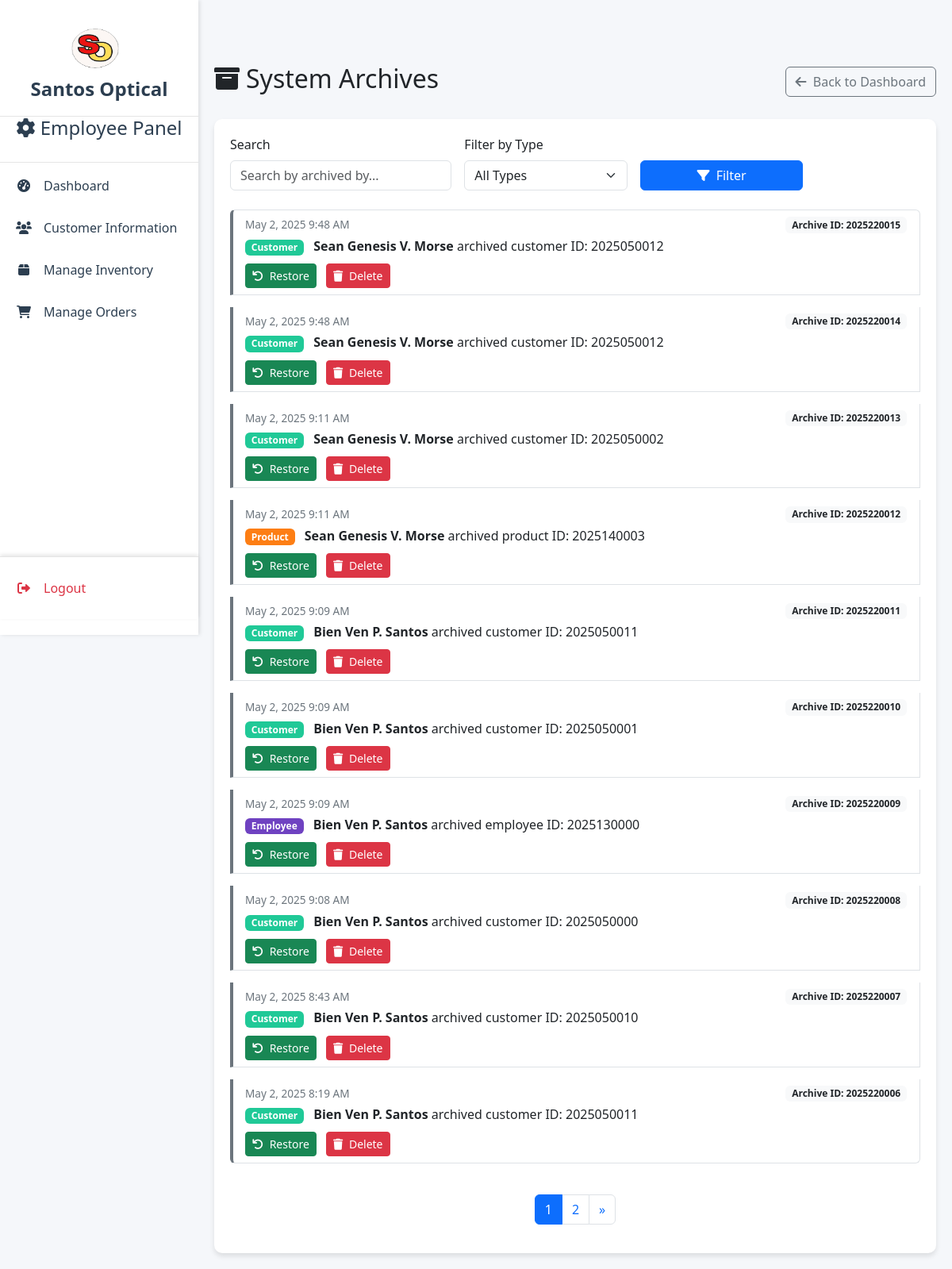
/archives.php (signed in), run on the app's committed database.
### tables this page shows
CREATE TABLE `archives` (
  `ArchiveID` int(10) NOT NULL,
  `TargetID` int(10) NOT NULL,
  `EmployeeID` int(10) NOT NULL,
  `TargetType` enum('product','employee','customer','order') NOT NULL,
  `ArchivedAt` timestamp NULL DEFAULT current_timestamp()
);

CREATE TABLE `employee` (
  `EmployeeID` int(10) NOT NULL,
  `EmployeeName` varchar(100) DEFAULT NULL,
  `EmployeePicture` varchar(255) DEFAULT NULL,
  `EmployeeEmail` varchar(100) DEFAULT NULL,
  `EmployeeNumber` varchar(11) DEFAULT NULL,
  `RoleID` int(10) DEFAULT NULL,
  `LoginName` varchar(50) DEFAULT NULL,
  `Password` varchar(255) DEFAULT NULL,
  `BranchCode` int(10) DEFAULT NULL,
  `Status` varchar(50) DEFAULT NULL,
  `Upd_by` varchar(50) DEFAULT NULL,
  `Upd_dt` timestamp NULL DEFAULT current_timestamp()
);

### archives.php (the view, shortened to what this page needs)
<?php
$logsPerPage = 10;
$currentPage = isset($_GET['page']) ? (int)$_GET['page'] : 1;
$offset = ($currentPage - 1) * $logsPerPage;
$query = "SELECT a.ArchiveID, a.TargetID, a.TargetType, a.ArchivedAt,
                 e.EmployeeName as ArchivedBy
          FROM archives a
          JOIN employee e ON a.EmployeeID = e.EmployeeID";
$where = [];
$params = [];
$types = '';
$conn = connect();
$totalQuery = "SELECT COUNT(*) as total FROM archives a" . (!empty($where) ? " WHERE " . implode(' AND ', $where) : "");
$stmt = $conn->prepare($totalQuery);
$stmt->execute();
$totalResult = $stmt->get_result();
$totalLogs = $totalResult->fetch_assoc()['total'];
$totalPages = ceil($totalLogs / $logsPerPage);
$query .= " ORDER BY a.ArchivedAt DESC LIMIT ? OFFSET ?";
$types .= 'ii';
$params[] = $logsPerPage;
$params[] = $offset;
$stmt = $conn->prepare($query);
$stmt->bind_param($types, ...$params);
$stmt->execute();
$archivesResult = $stmt->get_result();
?>
<!DOCTYPE html>
<html>
<head>
    <link href="https://cdn.jsdelivr.net/npm/bootstrap@5.3.3/dist/css/bootstrap.min.css" rel="stylesheet">
    <link rel="stylesheet" href="https://cdnjs.cloudflare.com/ajax/libs/font-awesome/6.0.0/css/all.min.css">
    <link rel="stylesheet" href="customCodes/custom.css">
</head>
<body>
    <?php include "sidebar.php"; ?>
    <div class="main-content">
        <div class="d-flex justify-content-between align-items-center mb-4">
            <h2><i class="fas fa-archive me-2"></i>System Archives</h2>
            <a href="Dashboard.php" class="btn btn-outline-secondary">
                <i class="fas fa-arrow-left me-1"></i> Back to Dashboard
            </a>
        </div>
        <div class="archives-container">
            <form method="get" action="archives.php" class="mb-4 filter-form">
                <div class="row g-3">
                    <div class="col-md-4">
                        <label for="search" class="form-label">Search</label>
                        <input type="text" class="form-control" id="search" name="search"
                               placeholder="Search by archived by..." value="<?php echo isset($_GET['search']) ? htmlspecialchars($_GET['search']) : '' ?>">
                    </div>
                    <div class="col-md-3">
                        <label for="type" class="form-label">Filter by Type</label>
                        <select class="form-select" id="type" name="type">
                            <option value="">All Types</option>
                        </select>
                    </div>
                    <div class="col-md-3 d-flex align-items-end">
                        <button type="submit" class="btn btn-primary w-100">
                            <i class="fas fa-filter me-1"></i> Filter
                        </button>
                    </div>
                </div>
            </form>
            <?php if ($archivesResult->num_rows > 0): ?>
                <div class="list-group">
                    <?php while ($archive = $archivesResult->fetch_assoc()): ?>
                        <div class="list-group-item archive-entry">
                            <div class="d-flex justify-content-between align-items-start">
                                <div>
                                    <span class="archive-time">
                                        <?php echo date('M j, Y g:i A', strtotime($archive['ArchivedAt'])); ?>
                                    </span>
                                    <div class="archive-action mt-1">
                                        <span class="badge
                                            <?php
                                                switch($archive['TargetType']) {
                                                    case 'customer': echo 'badge-customer'; break;
                                                    case 'employee': echo 'badge-employee'; break;
                                                    case 'product': echo 'badge-product'; break;
                                                }
                                            ?> me-2">
                                            <?php echo ucfirst($archive['TargetType']); ?>
                                        </span>
                                        <strong><?php echo $archive['ArchivedBy']; ?></strong> archived
                                        <?php echo $archive['TargetType'] ?> ID: <?php echo $archive['TargetID']; ?>
                                    </div>
                                    <div class="action-buttons">
                                        <form method="post" style="display: inline;">
                                            <button type="submit" class="btn btn-sm btn-success me-2">
                                                <i class="fas fa-undo me-1"></i> Restore
                                            </button>
                                        </form>
                                        <form method="post" style="display: inline;">
                                            <button type="submit" class="btn btn-sm btn-danger"
                                                    onclick="return confirm('Are you sure you want to permanently delete this archived item? All related data to it will also be lost.')">
                                                <i class="fas fa-trash me-1"></i> Delete
                                            </button>
                                        </form>
                                    </div>
                                </div>
                                <span class="badge bg-light text-dark">
                                    Archive ID: <?php echo $archive['ArchiveID']; ?>
                                </span>
                            </div>
                        </div>
                    <?php endwhile; ?>
                </div>
                <nav aria-label="Archives pagination" class="mt-4">
                    <ul class="pagination justify-content-center">
                        <?php for ($i = 1; $i <= $totalPages; $i++): ?>
                            <li class="page-item <?php echo ($i == $currentPage) ? 'active' : ''; ?>">
                                <a class="page-link" href="?<?php
                                    echo http_build_query(array_merge(
                                        $_GET,
                                        ['page' => $i]
                                    ));
                                ?>"><?php echo $i; ?></a>
                            </li>
                        <?php endfor; ?>
                        <?php if ($currentPage < $totalPages): ?>
                            <li class="page-item">
                                <a class="page-link" href="?<?php
                                    echo http_build_query(array_merge(
                                        $_GET,
                                        ['page' => $currentPage + 1]
                                    ));
                                ?>" aria-label="Next">
                                    <span aria-hidden="true">&raquo;</span>
                                </a>
                            </li>
                        <?php endif; ?>
                    </ul>
                </nav>
            <?php else: ?>
                <div class="alert alert-info text-center">
                    <i class="fas fa-info-circle me-2"></i> No archived records found.
                </div>
            <?php endif; ?>
        </div>
    </div>
</body>
</html>

### archives.php (style rules this page uses)
body { background-color: #f5f7fa; padding-top: 60px; }
.main-content { margin-left: 250px; padding: 20px; width: calc(100% - 250px); transition: margin 0.3s ease; }
.archives-container { background-color: white; border-radius: 10px; box-shadow: 0 4px 6px rgba(0,0,0,0.1); padding: 20px; }
.archive-entry { border-left: 4px solid #6c757d; padding-left: 15px; margin-bottom: 15px; transition: all 0.3s; }
.archive-time { font-size: 0.85rem; color: #6c757d; }
.archive-action { font-weight: 500; }
.badge-customer { background-color: #20c997; }
.badge-employee { background-color: #6f42c1; }
.badge-product { background-color: #fd7e14; }
.action-buttons { margin-top: 10px; }

### data on the page
archives: ArchivedAt "May 2, 2025 9:48 AM", TargetType "Customer", EmployeeID.EmployeeName "Sean Genesis V. Morse", TargetType "customer", TargetID "2025050012", ArchiveID "2025220015"
archives: ArchivedAt "May 2, 2025 9:48 AM", TargetType "Customer", EmployeeID.EmployeeName "Sean Genesis V. Morse", TargetType "customer", TargetID "2025050012", ArchiveID "2025220014"
archives: ArchivedAt "May 2, 2025 9:11 AM", TargetType "Customer", EmployeeID.EmployeeName "Sean Genesis V. Morse", TargetType "customer", TargetID "2025050002", ArchiveID "2025220013"
archives: ArchivedAt "May 2, 2025 9:11 AM", TargetType "Product", EmployeeID.EmployeeName "Sean Genesis V. Morse", TargetType "product", TargetID "2025140003", ArchiveID "2025220012"
archives: ArchivedAt "May 2, 2025 9:09 AM", TargetType "Customer", EmployeeID.EmployeeName "Bien Ven P. Santos", TargetType "customer", TargetID "2025050011", ArchiveID "2025220011"
archives: ArchivedAt "May 2, 2025 9:09 AM", TargetType "Customer", EmployeeID.EmployeeName "Bien Ven P. Santos", TargetType "customer", TargetID "2025050001", ArchiveID "2025220010"
archives: ArchivedAt "May 2, 2025 9:09 AM", TargetType "Employee", EmployeeID.EmployeeName "Bien Ven P. Santos", TargetType "employee", TargetID "2025130000", ArchiveID "2025220009"
archives: ArchivedAt "May 2, 2025 9:08 AM", TargetType "Customer", EmployeeID.EmployeeName "Bien Ven P. Santos", TargetType "customer", TargetID "2025050000", ArchiveID "2025220008"
archives: ArchivedAt "May 2, 2025 8:43 AM", TargetType "Customer", EmployeeID.EmployeeName "Bien Ven P. Santos", TargetType "customer", TargetID "2025050010", ArchiveID "2025220007"
archives: ArchivedAt "May 2, 2025 8:19 AM", TargetType "Customer", EmployeeID.EmployeeName "Bien Ven P. Santos", TargetType "customer", TargetID "2025050011", ArchiveID "2025220006"

### other printed values
$panel "Employee Panel"
